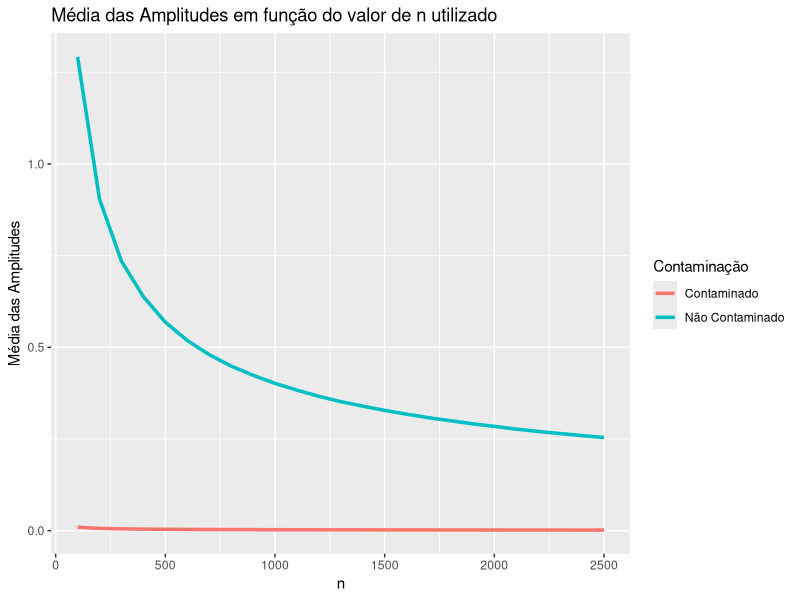

The R script that drew this image:
library(ggplot2)
seed = 155
m = 1150
n = seq(from = 100, to = 2500, by = 100)
lambda = 3.09
E = 0.15
Lc = 0.02
gama = 0.96
b = qnorm((1+gama)/2)
set.seed(seed)
x = 0 #variavel aleatoria
xc = 0
amplitude_nc = 0
amplitude_c = 0
for (i in 1:length(n))
{
  aux = 0
  for (j in 1:m)
  {
    aux = rexp(n[i],lambda)
    x[j] = mean(aux)
    xc[j] = mean(c(rexp(E*n[i],Lc),aux[E*(n[i]):n[i]]))
  }
  amplitude_nc[i] = mean((2*b)/(x*sqrt(n[i])))
  amplitude_c[i] = mean((2*b)/(xc*sqrt(n[i])))
}

Contaminação = c(rep("Não Contaminado",length(n)),rep("Contaminado",length(n)))

df <- data.frame(n, amplitude = c(amplitude_nc, amplitude_c), Contaminação)

ggplot(data = df, aes(x = n, y = amplitude,color = Contaminação))+
  geom_path(size = 1.2)+
  labs(title = "Média das Amplitudes em função do valor de n utilizado",
       x = "n", y = "Média das Amplitudes")